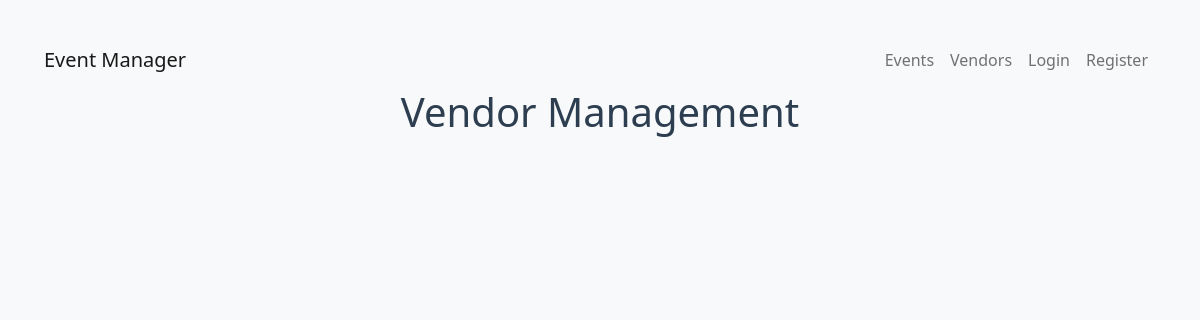
The page /vendor-list/ on the database as committed earlier.
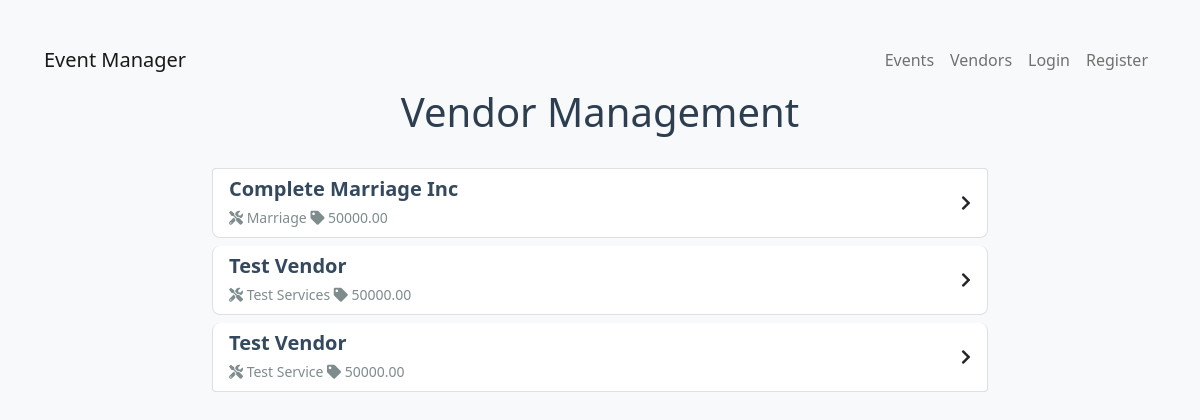
The same page on the database as committed later.
### base/models.py (models this page shows, shortened)
class Vendor(models.Model):
    name = models.CharField(max_length=100)
    services_offered = models.TextField()
    pricing = models.DecimalField(max_digits=10, decimal_places=2)
    contact_info = models.CharField(max_length=100)
    website = models.URLField(null=True)
    categories = models.ManyToManyField('VendorCategory')
    is_approved = models.BooleanField(default=False)

### base/views.py (the view)
# urls.py: path('vendor-list/', VendorListView.as_view(), name='vendor-list'),
class VendorListView(ListView):
    model = Vendor
    template_name = 'vendorList.html'
    context_object_name = 'vendor'

### templates/vendorList.html (shortened to what this page needs)
<!DOCTYPE html>
<html lang="en">
<head>
    <link rel="stylesheet" href="https://cdnjs.cloudflare.com/ajax/libs/font-awesome/5.15.4/css/all.min.css">
    <link href="https://cdn.jsdelivr.net/npm/bootstrap@5.0.2/dist/css/bootstrap.min.css" rel="stylesheet">
</head>
<body>
    <nav class="navbar navbar-expand-lg navbar-light bg-light">
        <div class="container-fluid">
            <a class="navbar-brand" href="/">Event Manager</a>
            <ul class="navbar-nav ms-auto">
                <li class="nav-item"><a class="nav-link" href="/event-list/">Events</a></li>
                <li class="nav-item"><a class="nav-link" href="/vendor-list/">Vendors</a></li>
                {% if user.is_authenticated %}
                <li class="nav-item"><a class="nav-link" href="/logout/">Logout</a></li>
                {% else %}
                <li class="nav-item"><a class="nav-link" href="/login/">Login</a></li>
                <li class="nav-item"><a class="nav-link" href="/register/">Register</a></li>
                {% endif %}
            </ul>
        </div>
    </nav>
    <div class="container">
        <h1 class="page-header">Vendor Management</h1>
        <div class="list-group">
            {% for i in vendor %}
            <a href="{% url 'vendor-details' i.id %}" class="list-group-item list-group-item-action">
                <div class="d-flex justify-content-between align-items-center">
                    <div>
                        <h5 class="mb-1 vendor-name">{{ i.name }}</h5>
                        <small class="vendor-info">
                            <i class="fas fa-tools"></i> {{ i.services_offered }}
                            <i class="fas fa-tag ml-2"></i> {{ i.pricing }}
                        </small>
                    </div>
                    <i class="fas fa-chevron-right"></i>
                </div>
            </a>
            {% endfor %}
        </div>
    </div>
</body>
</html>

Rows that differ between the two databases and show on the page:
added Vendor: name "Complete Marriage Inc", services_offered "Marriage", pricing "50000.00"
added Vendor: name "Test Vendor", services_offered "Test Services", pricing "50000.00"
added Vendor: name "Test Vendor", services_offered "Test Service", pricing "50000.00"
